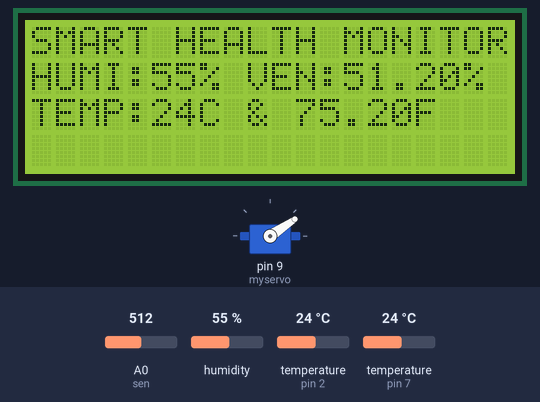
A sketch run on a simulated Arduino Uno, built with avr-gcc and run on an emulated ATmega328P. Parts: servo, 20×4 character LCD. Inputs (shaded band) come from the test bench; at power-on: A0 (sen) = 512, humidity 55 %, temperature (sensors on pin 2, pin 7) 24 °C. What the sketch prints to the serial monitor is not drawn.

Above: at 4.4 s.
4.5 s: A0 (sen) set to 490
9.2 s: humidity set to 22 %
At 12.38 s:
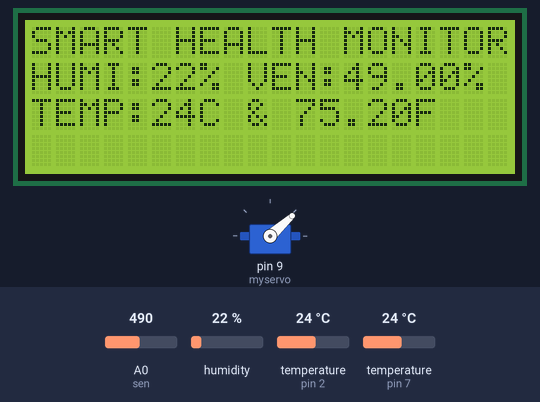
19.3 s: temperature (sensor on pin 2) set to 12 °C
At 20.71 s:
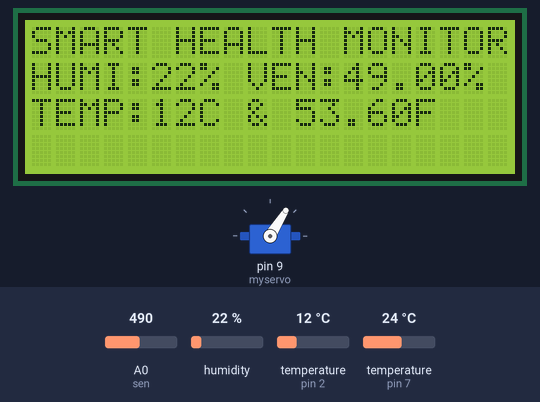
24.0 s: humidity set to 40 %
At 29.04 s:
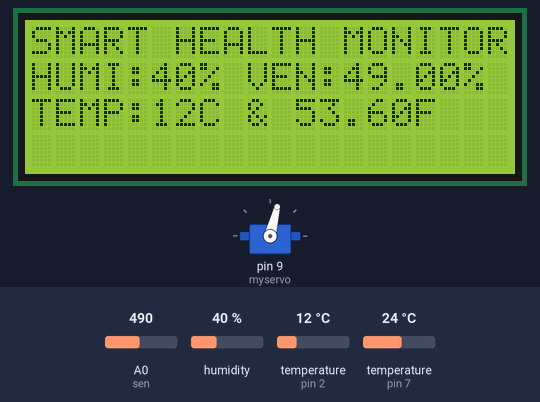
29.1 s: temperature (sensor on pin 2) set to 19 °C
At 33.35 s:
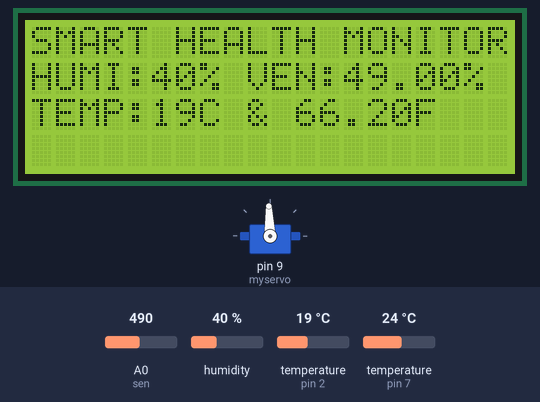
33.8 s: A0 (sen) set to 510
At 41.43 s:
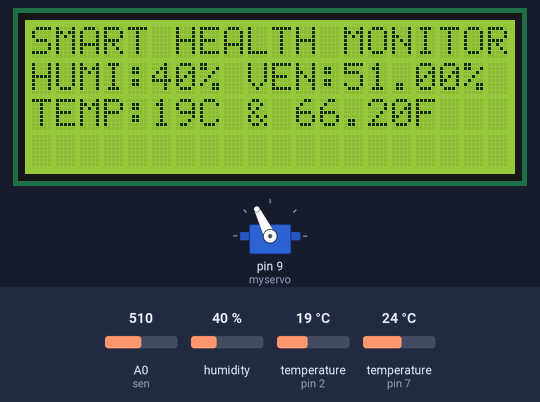
Timing chart, 0 to 41.9 s (numbered marks = the images above; inputs shaded):
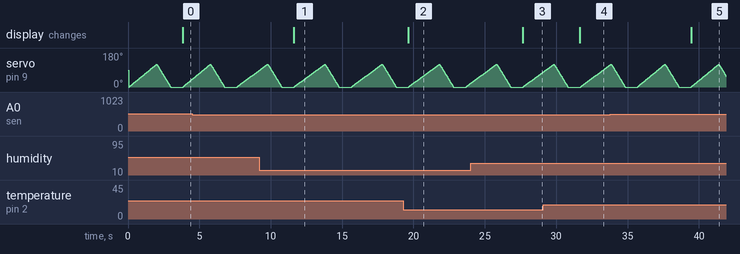

Measured:
- after the input at 9.2 s, the display: changes after 2.4 s (image 1)
- after the input at 19.3 s, the display: changes after 0.34 s (image 2)
- after the input at 24.0 s, the display: changes after 3.7 s (image 3)
- after the input at 29.1 s, the display: changes after 2.6 s (image 4)
- after the input at 33.8 s, the display: changes after 5.6 s (image 5)

The sketch:

health_monitor.ino
```cpp
#include <Servo.h>
#include <DHT.h>;
#include <LiquidCrystal_I2C.h>
#include <Wire.h>
#include <OneWire.h>
#include <DallasTemperature.h>

LiquidCrystal_I2C lcd(0x27,16,2);

#define ONE_WIRE_BUS 2
#define DHTPIN 7
#define DHTTYPE DHT11
DHT dht(DHTPIN, DHTTYPE);

int h;
int t;
int p;
Servo myservo;
int pos = 0;
int sen = A0;
float val;
float ven;

OneWire oneWire(ONE_WIRE_BUS);

DallasTemperature sensors(&oneWire);

int C = 0;
float F = 0;

void setup()
{
  myservo.attach(9);
  dht.begin();
  lcd.begin(20,4,LCD_5x8DOTS);
  lcd.backlight();
  Serial.begin(9600);
}

void loop()
{
    val = analogRead(sen);
    Serial.println(val);
    Serial.println(t);
    Serial.println(h);

    if (val>0 && val<=250)
  {
      for (pos = 0; pos <= 120; pos += 1)
    {
      myservo.write(pos);
      delay(20);
    }
      for (pos = 120; pos >= 0; pos -= 1)
    {
      myservo.write(pos);
      delay(8);
    }
  }
      else if (val>250 && val<=500)
  {
      for (pos = 0; pos <= 120; pos += 1)
    {
      myservo.write(pos);
      delay(18);
    }
      for (pos = 120; pos >= 0; pos -= 1)
    {
      myservo.write(pos);
      delay(8);
    }
  }
        else if (val>500 && val<=700)
  {
      for (pos = 0; pos <= 120; pos += 1)
    {
      myservo.write(pos);
      delay(16);
    }
      for (pos = 120; pos >= 0; pos -= 1)
    {
      myservo.write(pos);
      delay(8);
    }
  }
        else if (val>700 && val<=900)
  {
      for (pos = 0; pos <= 120; pos += 1)
    {
      myservo.write(pos);
      delay(14);
    }
      for (pos = 120; pos >= 0; pos -= 1)
    {
      myservo.write(pos);
      delay(8);
    }
  }
          else if (val>700 && val<=900)
  {
      for (pos = 0; pos <= 120; pos += 1)
    {
      myservo.write(pos);
      delay(12);
    }
      for (pos = 120; pos >= 0; pos -= 1)
    {
      myservo.write(pos);
      delay(8);
    }
  }
          else if (val>900)
  {
      for (pos = 0; pos <= 120; pos += 1)
    {
      myservo.write(pos);
      delay(10);
    }
      for (pos = 120; pos >= 0; pos -= 1)
    {
      myservo.write(pos);
      delay(8);
    }
  }
  sensors.requestTemperatures();

  C = sensors.getTempCByIndex(0);
  F = sensors.toFahrenheit(C);
  ven = (val/1000)*100;
  Serial.print(C);
  Serial.print(" C  ");
  Serial.print(F);
  Serial.println(" F");

    h = dht.readHumidity();
    t = dht.readTemperature();
 {
    lcd.setCursor(0,0);
    lcd.println("SMART HEALTH MONITOR");

 }
   // lcd.setCursor(0, 1);
    //lcd.print("TEMP:");
   // lcd.print(t);
    //lcd.print("C");

    lcd.setCursor(0,1);
    lcd.print("HUMI:");
    lcd.print(h);
    lcd.print("%");
    Serial.println(h);

    lcd.setCursor(9,1);
    lcd.print("VEN:");
    lcd.print(ven);
     lcd.print("% ");
    lcd.setCursor(0,2);
    lcd.print("TEMP:");
    lcd.print(C);
    lcd.print("C & ");
    lcd.print(F);
    lcd.print("F");

}
```
